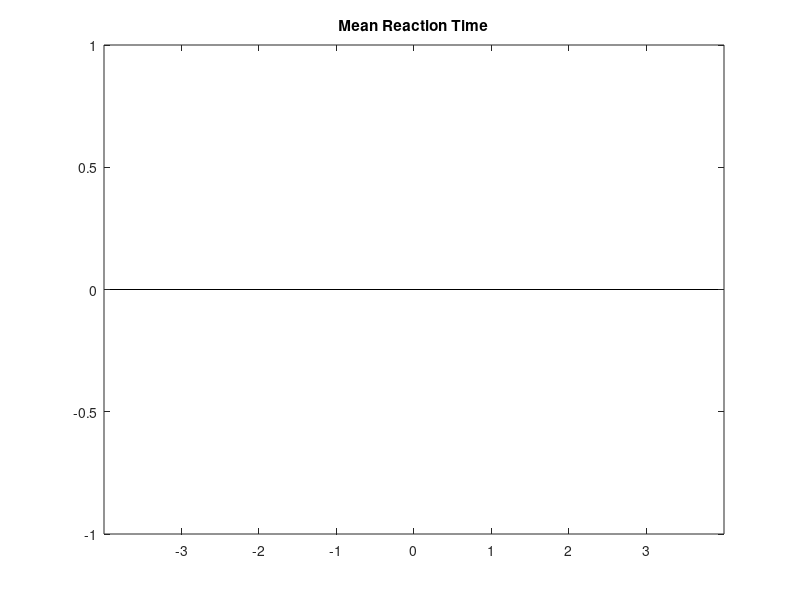
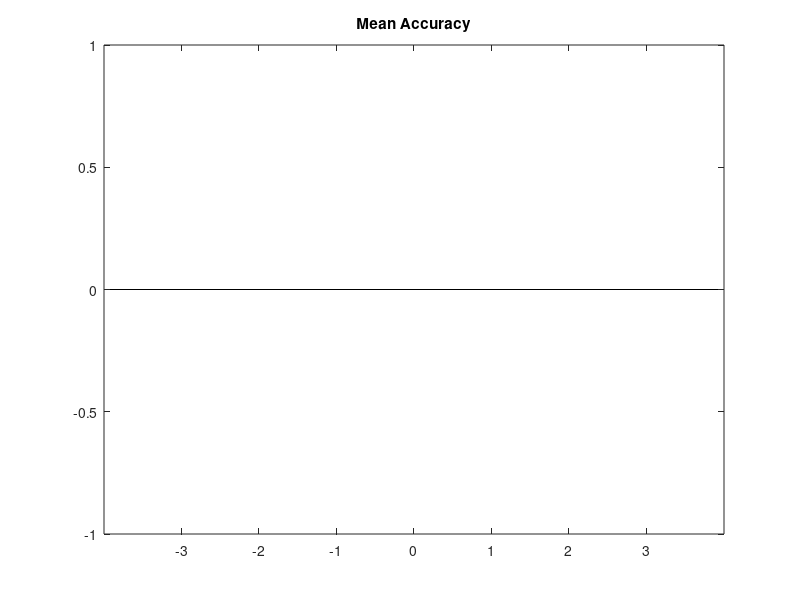

Source code (MATLAB) for these figures, in order:

searchpath='P03.Learn2';
datafolder=['/Users/ravic/Box Sync/Boorman Lab/Experiments/SocialSpace/4.Results/Bhv results/Matfiles/' searchpath];
cd (datafolder);
lists=dir('SS*.mat');


% number of trials for each multiplied distance between two faces
num_1=0; num1=0; num_2=0; num2=0; num_3=0; num3=0; num0=0; 
% all data for a multiplied distance (xxx_1 means the multiplied distance
% is minus 1 and xxx1 means the multiplied distance is positive 1)
dataRT_1=[]; dataRT1=[]; dataRT_2=[]; dataRT2=[]; dataRT_3=[]; dataRT3=[]; dataRT0=[];
% accuracy for a multiplied distance
dataAcc_1=[]; dataAcc1=[]; dataAcc_2=[]; dataAcc2=[]; dataAcc_3=[]; dataAcc3=[]; dataAcc0=[];

for sub=1:length(lists)
    slist=lists(sub).name;
    load(slist);
    for i=1:length(Learn.Face1)
        if Learn.AgT(i)==1 
            % the popularity level of face 1
            if Learn.Face1(i)==1 | Learn.Face1(i)==5 | Learn.Face1(i)==9 | Learn.Face1(i)==13
                Learn.Al1(i,1)=1; 
            elseif Learn.Face1(i)==2 | Learn.Face1(i)==6 | Learn.Face1(i)==10 | Learn.Face1(i)==14
                Learn.Al1(i,1)=2;
            elseif Learn.Face1(i)==3 | Learn.Face1(i)==7 | Learn.Face1(i)==11 | Learn.Face1(i)==15
                Learn.Al1(i,1)=3;
            else
                Learn.Al1(i,1)=4;
            end
            % the popularity level of face 2
            if Learn.Face2(i)==1 | Learn.Face2(i)==5 | Learn.Face2(i)==9 | Learn.Face2(i)==13
                Learn.Al2(i,1)=1;
            elseif Learn.Face2(i)==2 | Learn.Face2(i)==6 | Learn.Face2(i)==10 | Learn.Face2(i)==14
                Learn.Al2(i,1)=2;
            elseif Learn.Face2(i)==3 | Learn.Face2(i)==7 | Learn.Face2(i)==11 | Learn.Face2(i)==15
                Learn.Al2(i,1)=3;
            else
                Learn.Al2(i,1)=4;
            end
        else
            % the competence level of face 1
            if Learn.Face1(i)>=1 & Learn.Face1(i)<=4
                Learn.Al1(i,1)=1;
            elseif Learn.Face1(i)>=5 & Learn.Face1(i)<=8
                Learn.Al1(i,1)=2;
            elseif Learn.Face1(i)>=9 & Learn.Face1(i)<=12
                Learn.Al1(i,1)=3;
            else
                Learn.Al1(i,1)=4;
            end
            % the competence level of face 2
            if Learn.Face2(i)>=1 & Learn.Face2(i)<=4
                Learn.Al2(i,1)=1;
            elseif Learn.Face2(i)>=5 & Learn.Face2(i)<=8
                Learn.Al2(i,1)=2;
            elseif Learn.Face2(i)>=9 & Learn.Face2(i)<=12
                Learn.Al2(i,1)=3;
            else
                Learn.Al2(i,1)=4;
            end
        end
        
        Learn.AlDis(i,1)=Learn.Al1(i)-Learn.Al2(i); % the alternative difference
        Learn.absAlDis(i,1)=abs(Learn.AlDis(i,1)); % the absolute value of the alternative difference
        Learn.AgTDis(i,1)=Learn.A1(i)-Learn.A2(i); % distance (neither alternative nor absolute)
        Learn.Product(i,1)=Learn.AlDis(i,1)*Learn.AgTDis(i,1); % multiplied distance
        
        % data sorting according to multiplied distance
        switch Learn.Product(i,1)
            case -1
                num_1=num_1+1;
                dataRT_1=[dataRT_1, Learn.RT(i)];
                dataAcc_1=[dataAcc_1, Learn.Acc(i)];
            case 1
                num1=num1+1;
                dataRT1=[dataRT1, Learn.RT(i)];
                dataAcc1=[dataAcc1, Learn.Acc(i)];
            case -2
                num_2=num_2+1;
                dataRT_2=[dataRT_2, Learn.RT(i)];
                dataAcc_2=[dataAcc_2, Learn.Acc(i)];
            case 2
                num2=num2+1;
                dataRT2=[dataRT2, Learn.RT(i)];
                dataAcc2=[dataAcc2, Learn.Acc(i)];
            case -3
                num_3=num_3+1;
                dataRT_3=[dataRT_3, Learn.RT(i)];
                dataAcc_3=[dataAcc_3, Learn.Acc(i)];
            case 3
                num3=num3+1;
                dataRT3=[dataRT3, Learn.RT(i)];
                dataAcc3=[dataAcc3, Learn.Acc(i)];
            otherwise
                num0=num0+1;
                dataRT0=[dataRT0, Learn.RT(i)];
                dataAcc0=[dataAcc0, Learn.Acc(i)];
        end
    end
end

    num=[num_3,num_2,num_1,num0,num1,num2,num3];
    % total RT, accuracy, and mean RT, accuracy for each multiplied distance
    totalRT=[sum(dataRT_3),sum(dataRT_2),sum(dataRT_1),sum(dataRT0),sum(dataRT1),sum(dataRT2),sum(dataRT3)];
    totalAcc=[sum(dataAcc_3),sum(dataAcc_2),sum(dataAcc_1),sum(dataAcc0),sum(dataAcc1),sum(dataAcc2),sum(dataAcc3)];
    meanRT=totalRT./num;
    meanAcc=totalAcc./num;
    
    % standard error for RT and accuracy
    seRT(1)=std(dataRT_3)/sqrt(num_3-1);
    seRT(7)=std(dataRT3)/sqrt(num3-1);
    seRT(2)=std(dataRT_2)/sqrt(num_2-1);
    seRT(6)=std(dataRT2)/sqrt(num2-1);
    seRT(3)=std(dataRT_1)/sqrt(num_1-1);
    seRT(5)=std(dataRT1)/sqrt(num1-1);
    seRT(4)=std(dataRT0)/sqrt(num0-1);
    
    seAcc(1)=std(dataAcc_3)/sqrt(num_3-1);
    seAcc(7)=std(dataAcc3)/sqrt(num3-1);
    seAcc(2)=std(dataAcc_2)/sqrt(num_2-1);
    seAcc(6)=std(dataAcc2)/sqrt(num2-1);
    seAcc(3)=std(dataAcc_1)/sqrt(num_1-1);
    seAcc(5)=std(dataAcc1)/sqrt(num1-1);
    seAcc(4)=std(dataAcc0)/sqrt(num0-1);
    
    %bar graph
    x=[-3:3];
    bar(x,meanRT)
    hold on;
    errorbar(x,meanRT,seRT,'.');
    title('Mean Reaction Time')
    figure(2)
    bar(x,meanAcc)
    SEacc=std(meanAcc)/sqrt(numel(meanAcc)-1);
    hold on;
    errorbar(x,meanAcc,seAcc,'.');
    title('Mean Accuracy')
    
  